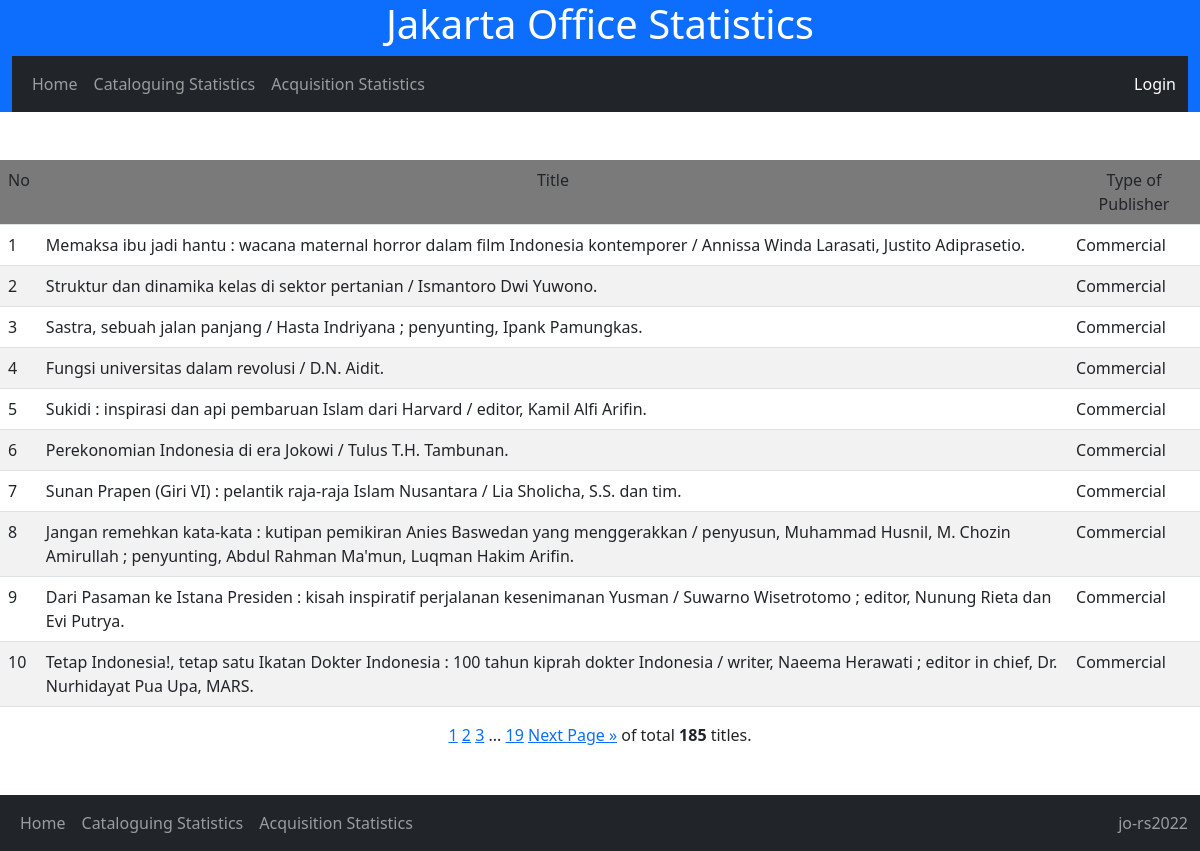
/cat_stat/detail_publisher/Commercial/, run on the app's committed database.
### nlajkt_cat_stat/models.py (models this page shows)
class Catalogues(models.Model):
    entry_date = models.DateField()
    consignment_no = models.IntegerField(default=461)
    title = models.TextField()
    work_type = models.CharField(max_length=20, choices=[
        ('Original','Original'),
        ('Translation','Translation'),
        ('Adaptation','Adaptation')
        ], default='Original')
    publish_year = models.IntegerField()
    volume = models.CharField(max_length=20, choices=[
        ('Single','Single'),
        ('Multi-complete','Multi-complete'),
        ('Multi-incomplete','Multi-incomplete'),
        ], default='Single')
    copycat = models.CharField(max_length=20, choices=[
        ('No','No'),
        ('Partial copycat','Partial copycat'),
        ('Full copycat','Full copycat'),
        ], default='No')
    ISBN = models.CharField(max_length=20, choices=[
        ('No','No'),
        ('Yes-valid','Yes-valid'),
        ('Yes-invalid','Yes-invalid'),
        ], default='No')
    authorship_type = models.CharField(max_length=50, choices=[
        ('Single author','Single author'),
        ('Collaboration','Collaboration'),
        ('Compilation','Compilation'),
        ('Others','Others')
        ], default='Single')
    language = models.CharField(max_length=50, choices=[
        ('Indonesian','Indonesian'),
        ('English','English'),
        ('Indonesian local','Indonesian local'),
        ('Multi language','Multi language'),
        ('Unknown','Unknown')
        ], default='Indonesian')
    bibliography = models.CharField(max_length=20, choices=[
        ('No','No'),
        ('Yes','Yes'),
        ], default='No')
    indexx = models.CharField(max_length=20, choices=[
        ('No','No'),
        ('Yes','Yes'),
        ], default='No')
    publisher_type = models.CharField(max_length=100, choices=[
        ('Commercial','Commercial'),
        ('Government-department','Government-department'),
        ('Government-nondepartment','Government-nondepartment'),
        ('Government-local','Government-local'),
        ('Universities','Universities'),
        ('NGO','NGO'),
        ('Others','Others')
        ], default='Commercial')
    genre = models.CharField(max_length=100, choices=[
        ('General non fiction','General non fiction'),
        ('Fiction-novel','Fiction-novel'),
        ('Fiction-short stories','Fiction-short stories'),
	    ('Fiction-biographic','Fiction-biographic'),
        ('Poetry','Poetry'),
        ('Folktales','Folktales'),
        ('Biography-single','Biography-single'),
        ('Biography-collective','Biography-collective'),
        ('Biography-auto','Biography-auto'),
        ('Dictionaries','Dictionaries'),
        ('Proceeding','Proceeding'),
        ], default='General non fiction')
    format = models.CharField(max_length=100, choices=[
        ('Book-printed','Book-printed'),
        ('Book-electronic','Book-electronic'),
        ('Non book video','Non book video'),
        ('Non book audio','Non book audio'),
        ('Map-single','Map-single'),
        ('Map-atlas','Map-atlas'),
        ('Ephemera','Ephemera')
        ], default='Book')
    size = models.CharField(max_length=10, choices=[
        ('YY','YY'),
        ('YYq', 'YYq'),
        ('YYp','YYp')
        ],default='YY')
    subject = models.CharField(max_length=50, choices=[
       ('000-Generalities','100-Generalities'),
       ('000-Library science','100-Library science'),
       ('000-Journalism and media','100-Journalism and media'),
       ('100-Philosophy and ethics','100-Philosophy and ethics'),
       ('200-Religions-general','200-Religions-general'),
       ('200-Religion-Islam','200-Religion-Islam'),
       ('200-Religion-Christianity','200-Religion-Christianity'),
       ('200-Religion-Hinduism','200-Religion-Hinduism'),
       ('200-Religion-Buddhism and others','200-Religion-Buddhism and others'),
       ('300-Social-anthropology and sociology','300-Social-anthropology and sociology'),
       ('300-Social-problems and services','300-Social-problems and services'),
       ('300-Social-politics','300-Social-politics'),
       ('300-Social-economics-general','300-Social-economics-general'),
       ('300-Social-economics-resources','300-Social-economics-resources'),
       ('300-Social-economics-policy and development','300-Social-economics-policy and development'),
       ('300-Social-economics-financial and monetary','300-Social-economics-financial and monetary'),
       ('300-Social-economics-industries and production','300-Social-economics-industries and production'),
       ('300-Social-macroeconomics','300-Social-macroeconomics'),
       ('300-Social-culture','300-Social-culture'),
       ('300-Social-military','300-Social-military'),
       ('300-Social-education','300-Social-education'),
       ('300-Social-law','300-Social-law'),
       ('300-Social-public administration','300-Social-public administration'),
       ('300-Social-human rights','300-Social-human rights'),
       ('400-Language-linguistics','400-Language-linguistics'),
       ('400-Language-sociolinguistics','400-Language-sociolinguistics'),
       ('500-Science-general','500-Science-general'),
       ('600-Technology-general','600-Technology-general'),
       ('600-Agriculture and agribusiness','600-Agriculture and agribusiness'),
       ('700-Arts-general','700-Arts-general'),
       ('700-Arts-visual','700-Arts-visual'),
       ('700-Arts-performance','700-Arts-performance'),
       ('700-Arts-music','700-Arts-music'),
       ('800-Literature-general','800-Literature-general'),
       ('800-Literature-fiction and poetry','800-Literature-fiction and poetry'),
       ('900-History-world','900-History-world'),
       ('900-History-Indonesia','900-History-Indonesia'),
       ('900-Geography and travel','900-Geography and travel'),
       ('900-Biography','900-Biography')
       ], null=True)

### nlajkt_cat_stat/views.py (the view)
# urls.py: path('cat_stat/detail_publisher/<str:publisher_type>/', views.detail_publisher, name='detail_publisher'),
def detail_publisher(request, publisher_type):
    detail_pub = Catalogues.objects.all().filter(publisher_type=publisher_type)
    page = request.GET.get('page', 1)
    paginator = Paginator(detail_pub, 10)
    try:
        paging = paginator.page(page)
    except PageNotAnInteger:
        paging = paginator.page(1)
    except EmptyPage:
        paging = paginator.page(paginator.num_pages)
    template = loader.get_template('detail_publisher.html')
    context = {'paging' : paging,}
    return HttpResponse(template.render(context, request))

### nlajkt_cat_stat/templates/detail_publisher.html
{% extends 'base.html'%}
{% block block1 %}
<br><br>
<table style="width: auto;" class="table table-striped">
    <tr bgcolor = 'grey'>
      <b><td>No</td>
        <td align="center">Title</td>
        <td align="center">Type of Publisher</td></b>
    </tr>
    {% for x in paging %}
    <tr>
        <td>{{ forloop.counter0|add:paging.start_index }}</td>
        <td>{{ x.title }}</td>
        <td>{{ x.publisher_type }}</td>
    </tr>
    {% endfor %}
</table>
<center>{% include 'pagination_jakartaoffice.html' %}</center>
<br><br>
{% endblock %}

### nlajkt_cat_stat/templates/base.html (shortened to what this page needs)
<!DOCTYPE html>
<html lang="en">
<head>
    <link href="https://cdn.jsdelivr.net/npm/bootstrap@5.2.2/dist/css/bootstrap.min.css" rel="stylesheet">
</head>
<body>
    <div class="container-fluid bg-primary text-white">
        <center><h1>Jakarta Office Statistics</h1>
        <nav class="navbar navbar-expand-sm bg-dark navbar-dark">
            <div class="container-fluid">
                <ul class="navbar-nav">
                    <li class="nav-item"><a class="nav-link" href="{% url 'home' %}">Home</a></li>
                    <li class="nav-item"><a class="nav-link" href="{% url 'cat_stat' %}">Cataloguing Statistics</a></li>
                    <li class="nav-item"><a class="nav-link" href="{% url 'acq_stat' %}">Acquisition Statistics</a></li>
                </ul>
                 <span class="nav-item"><a class="nav-link" href="{% url 'admin:index' %}">Login</a></span>
            </div>
        </nav>
    </div></center>
{% block block1 %}{% endblock %}
<nav class="navbar navbar-expand-sm bg-dark navbar-dark">
    <div class="container-fluid">
        <ul class="navbar-nav">
            <li class="nav-item"><a class="nav-link" href="{% url 'home' %}">Home</a></li>
            <li class="nav-item"><a class="nav-link" href="{% url 'cat_stat' %}">Cataloguing Statistics</a></li>
            <li class="nav-item"><a class="nav-link" href="{% url 'acq_stat' %}">Acquisition Statistics</a></li>
        </ul>
        <span class="navbar-text">jo-rs2022</span>
    </div>
</nav>
</body>
</html>

### nlajkt_cat_stat/templates/pagination_jakartaoffice.html (shortened to what this page needs)
{% for num in paging.paginator.page_range %}
  {% if paging.number == num %}
    <a href="?{{ request.GET.urlencode }}&page={{ num }}">{{ num }}</a>
  {% elif num > paging.number|add:'-3' and num < paging.number|add:'3' %}
    <a href="?{{ request.GET.urlencode }}&page={{ num }}">{{ num }}</a>
  {% endif %}
{% endfor %}
{% if paging.has_next %}
  {% if paging.number < paging.paginator.num_pages|add:'-3' %}
    <span>...</span>
    <a href="?{{ request.GET.urlencode }}&page={{ paging.paginator.num_pages }}">{{ paging.paginator.num_pages }}</a>
  {% elif paging.number < paging.paginator.num_pages|add:'-2' %}
    <a href="?{{ request.GET.urlencode }}&page={{ paging.paginator.num_pages }}">{{ paging.paginator.num_pages }}</a>
  {% endif %}
  <a href="?{{ request.GET.urlencode }}&page={{ paging.next_page_number }}">Next Page »</a>
{% endif %}
of total <b> {{ paging.paginator.count }} </b> titles.

### data on the page
Catalogues: title "Memaksa ibu jadi hantu : wacana maternal horror dalam film Indonesia kontemporer / Annissa Winda Larasati, Justito Adiprasetio.", publisher_type "Commercial"
Catalogues: title "Struktur dan dinamika kelas di sektor pertanian / Ismantoro Dwi Yuwono.", publisher_type "Commercial"
Catalogues: title "Sastra, sebuah jalan panjang / Hasta Indriyana ; penyunting, Ipank Pamungkas.", publisher_type "Commercial"
Catalogues: title "Fungsi universitas dalam revolusi / D.N. Aidit.", publisher_type "Commercial"
Catalogues: title "Sukidi : inspirasi dan api pembaruan Islam dari Harvard / editor, Kamil Alfi Arifin.", publisher_type "Commercial"
Catalogues: title "Perekonomian Indonesia di era Jokowi / Tulus T.H. Tambunan.", publisher_type "Commercial"
Catalogues: title "Sunan Prapen (Giri VI) : pelantik raja-raja Islam Nusantara / Lia Sholicha, S.S. dan tim.", publisher_type "Commercial"
Catalogues: title "Jangan remehkan kata-kata : kutipan pemikiran Anies Baswedan yang menggerakkan / penyusun, Muhammad Husnil, M. Chozin Amirullah ; penyunting, Abdul Rahman Ma'mun, Luqman Hakim Arifin.", publisher_type "Commercial"
Catalogues: title "Dari Pasaman ke Istana Presiden : kisah inspiratif perjalanan kesenimanan Yusman / Suwarno Wisetrotomo ; editor, Nunung Rieta dan Evi Putrya.", publisher_type "Commercial"
Catalogues: title "Tetap Indonesia!, tetap satu Ikatan Dokter Indonesia : 100 tahun kiprah dokter Indonesia / writer, Naeema Herawati ; editor in chief, Dr. Nurhidayat Pua Upa, MARS.", publisher_type "Commercial"

### other printed values
{{ num }} "1"
{{ num }} "2" "3"
{{ paging.paginator.num_pages }} "19"
{{ paging.paginator.count }} "185"
